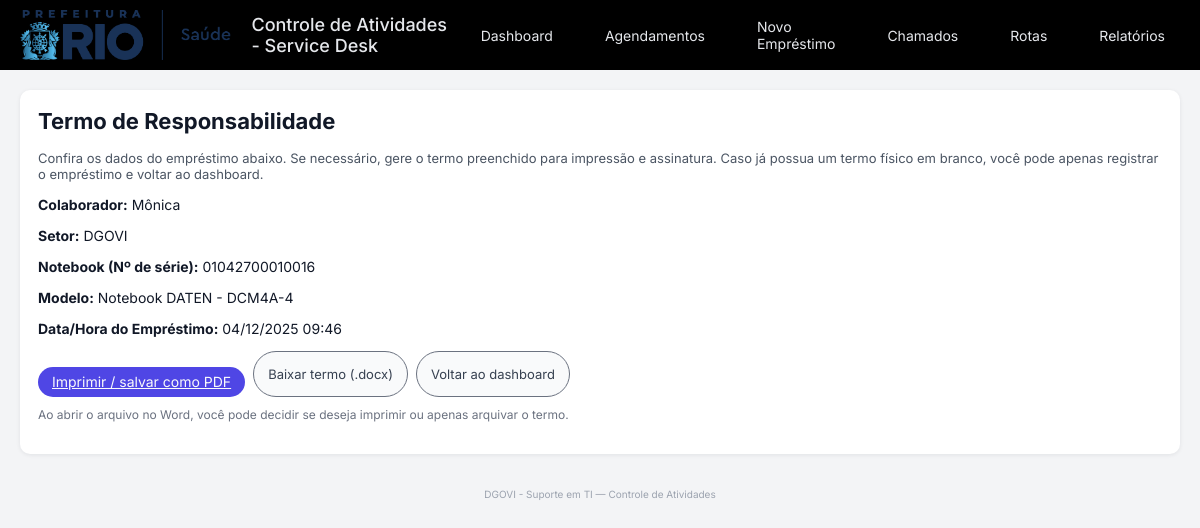
The page /termo/2 on the database its author committed.
### tables this page shows
CREATE TABLE loans (
            id INTEGER PRIMARY KEY AUTOINCREMENT,
            notebook_id INTEGER NOT NULL,
            colaborador_nome TEXT NOT NULL,
            colaborador_setor TEXT,
            data_hora_emprestimo TEXT NOT NULL,
            data_hora_devolucao TEXT,
            status TEXT NOT NULL DEFAULT 'emprestado',
            FOREIGN KEY (notebook_id) REFERENCES notebooks (id)
        );

CREATE TABLE notebooks (
            id INTEGER PRIMARY KEY AUTOINCREMENT,
            serial TEXT UNIQUE NOT NULL,
            modelo TEXT,
            status TEXT DEFAULT 'ativo'
        );

### app.py (the view)
@app.route("/termo/<int:loan_id>")
def termo_opcoes(loan_id):
    conn = get_connection()
    cur = conn.cursor()
    cur.execute(
        """
        SELECT
            l.id,
            l.colaborador_nome,
            l.colaborador_setor,
            l.data_hora_emprestimo,
            n.serial,
            n.modelo
        FROM loans l
        JOIN notebooks n ON n.id = l.notebook_id
        WHERE l.id = ?
        """,
        (loan_id,),
    )
    row = cur.fetchone()
    conn.close()
    if row is None:
        abort(404)
    try:
        dt = datetime.strptime(row["data_hora_emprestimo"], "%Y-%m-%d %H:%M:%S")
        data_br = dt.strftime("%d/%m/%Y %H:%M")
    except Exception:
        data_br = row["data_hora_emprestimo"]
    return render_template(
        "termo.html",
        emprestimo=row,
        data_br=data_br,
    )

### app.py (called while the page is built)
def get_connection():
    conn = sqlite3.connect(APP_DB)
    conn.row_factory = sqlite3.Row
    return conn

### templates/termo.html
{% extends "base.html" %}
{% block content %}
<div class="termo-page form-card">
  <h2>Termo de Responsabilidade</h2>
  <p style="margin-top: 4px; margin-bottom: 12px; font-size: 13px; color: #4b5563;">
    Confira os dados do empréstimo abaixo. Se necessário, gere o termo preenchido
    para impressão e assinatura. Caso já possua um termo físico em branco, você
    pode apenas registrar o empréstimo e voltar ao dashboard.
  </p>
  <div class="termo-dados" style="font-size: 14px; margin-bottom: 12px;">
    <p><strong>Colaborador:</strong> {{ emprestimo.colaborador_nome }}</p>
    <p><strong>Setor:</strong> {{ emprestimo.colaborador_setor or "-" }}</p>
    <p><strong>Notebook (Nº de série):</strong> {{ emprestimo.serial }}</p>
    <p><strong>Modelo:</strong> {{ emprestimo.modelo or "-" }}</p>
    <p><strong>Data/Hora do Empréstimo:</strong> {{ data_br }}</p>
  </div>
<div class="termo-actions" style="margin-top: 12px; display: flex; gap: 8px; flex-wrap: wrap;">
  <a href="{{ url_for('visualizar_termo', loan_id=emprestimo.id) }}"
     target="_blank"
     class="btn-primary">
    Imprimir / salvar como PDF
  </a>
  <a href="{{ url_for('baixar_termo', loan_id=emprestimo.id) }}" class="btn-secondary">
    Baixar termo (.docx)
  </a>
  <a href="{{ url_for('dashboard') }}" class="btn-secondary">
    Voltar ao dashboard
  </a>
</div>
  <p style="margin-top: 10px; font-size: 12px; color: #6b7280;">
    Ao abrir o arquivo no Word, você pode decidir se deseja imprimir ou apenas arquivar o termo.
  </p>
</div>
{% endblock %}

### static/style.css (style rules this page uses)
* { box-sizing: border-box; }
body { font-family: "Inter", system-ui, -apple-system, BlinkMacSystemFont, "Segoe UI", sans-serif; margin: 0; background: #f3f4f6; color: #111827; }
h2 { margin-top: 0; margin-bottom: 16px; font-size: 22px; }
.form-card { background: #ffffff; padding: 18px 18px 20px; border-radius: 10px; box-shadow: 0 1px 4px rgba(15, 23, 42, 0.08); }
.btn-primary { margin-top: 16px; padding: 8px 14px; font-size: 14px; cursor: pointer; background: #4f46e5; color: #f9fafb; border-radius: 999px; border: none; }
.btn-secondary { display: inline-block; padding: 6px 14px; border-radius: 999px; border: 1px solid #6b7280; background: #f9fafb; color: #374151; font-size: 13px; text-decoration: none; }
.btn-primary, .btn-secondary, .btn-small { display: inline-flex; align-items: center; justify-content: center; line-height: 1; }

### rows shown on the page
loans: colaborador_nome "Mônica", colaborador_setor "DGOVI"
notebooks: serial "01042700010016", modelo "Notebook DATEN - DCM4A-4"

### other values the page prints
{{ data_br }} "04/12/2025 09:46"
